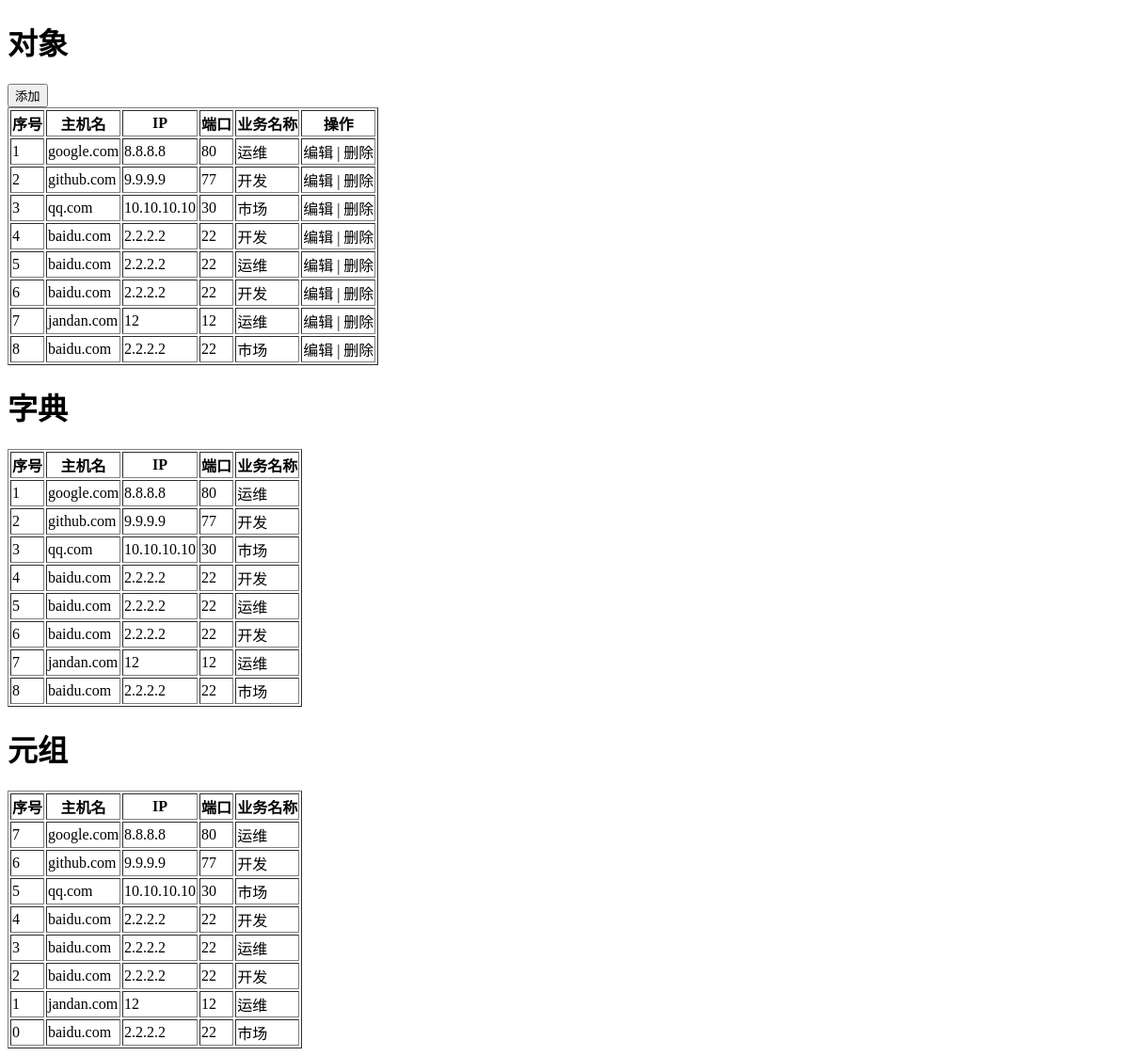
/hms/host/, run on an earlier commit of the app's database.
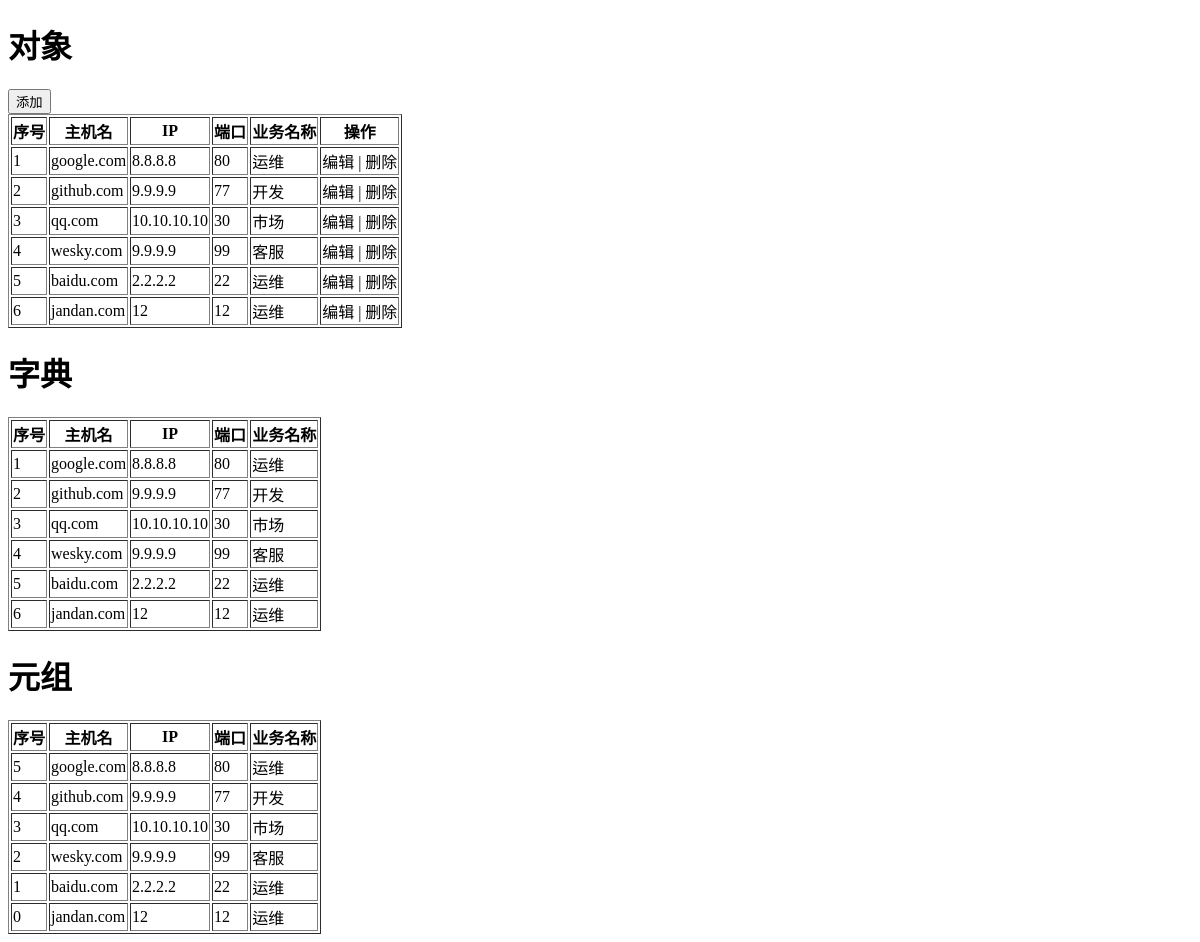
And on a later commit of the database.
### hms/models.py (models this page shows)
class Host(models.Model):
    nid = models.AutoField(primary_key=True)
    hostname = models.CharField(max_length=32, db_index=True)
    ip = models.GenericIPAddressField(protocol='ipv4',db_index=True)
    port = models.IntegerField()
    business = models.ForeignKey(to="Business", to_field='id')

class Business(models.Model):
    caption = models.CharField(max_length=32)
    code = models.CharField(max_length=32, null=True, default="SA")

### hms/views.py (the view, shortened to what this page needs)
class Host(View):
    def get(self, request):
        datas = models.Host.objects.all()
        values = models.Host.objects.all().values('nid','hostname','ip','port', 'business_id', 'business__caption')
        values_list = models.Host.objects.all().values_list('nid','hostname','ip','port', 'business_id', 'business__caption')
        business_info = models.Business.objects.all()
        return render(request, 'host.html', {"datas":datas,"values":values, "values_list":values_list,"business_info":business_info})

### templates/host.html (shortened to what this page needs)
<!DOCTYPE html>
<html lang="en">
<head>
</head>
<body>
<h1>对象</h1>
<div><input type="button" value="添加"></div>
<table border="1">
    <thead>
        <tr>
            <th>序号</th>
            <th>主机名</th>
            <th>IP</th>
            <th>端口</th>
            <th>业务名称</th>
            <th>操作</th>
        </tr>
    </thead>
    <tbody>
        {% for data in datas %}
            <tr hid="{{ data.nid }}" bid="{{ data.business.id }}">
                <td>{{ forloop.counter }}</td>
                <td class="hostname">{{ data.hostname }}</td>
                <td class="ip">{{ data.ip }}</td>
                <td class="port">{{ data.port }}</td>
                <td>{{ data.business.caption }}</td>
                <td><a class="edit">编辑</a> | <a class="del">删除</a></td>
            </tr>
        {% endfor %}
    </tbody>
</table>
<h1>字典</h1>
<table border="1">
    <thead>
        <tr>
            <th>序号</th>
            <th>主机名</th>
            <th>IP</th>
            <th>端口</th>
            <th>业务名称</th>
        </tr>
    </thead>
    <tbody>
        {% for value in values %}
            <tr hid="{{ value.nid }}" bid="{{ value.business__id }}">
                <td>{{ forloop.counter }}</td>
                <td>{{ value.hostname }}</td>
                <td>{{ value.ip }}</td>
                <td>{{ value.port }}</td>
                <td>{{ value.business__caption }}</td>
            </tr>
        {% endfor %}
    </tbody>
</table>
<h1>元组</h1>
<table border="1">
    <thead>
        <tr>
            <th>序号</th>
            <th>主机名</th>
            <th>IP</th>
            <th>端口</th>
            <th>业务名称</th>
        </tr>
    </thead>
    <tbody>
        {% for value in values_list %}
            <tr hid="{{ value.0 }}" bid="{{ value.4 }}">
                <td>{{ forloop.revcounter0 }}</td>
                <td>{{ value.1 }}</td>
                <td>{{ value.2 }}</td>
                <td>{{ value.3 }}</td>
                <td>{{ value.5 }}</td>
            </tr>
        {% endfor %}
    </tbody>
</table>
</body>
</html>

What changed in the data, as far as the page shows it:
removed Host: hostname "baidu.com", ip "2.2.2.2", port "22", business.caption "开发", business__caption "开发", value "开发"
removed Host: hostname "baidu.com", ip "2.2.2.2", port "22", business.caption "开发", business__caption "开发", value "开发"
removed Host: hostname "baidu.com", ip "2.2.2.2", port "22", business.caption "市场", business__caption "市场", value "市场"
added Host: hostname "wesky.com", ip "9.9.9.9", port "99", business.caption "客服", business__caption "客服", value "客服"
